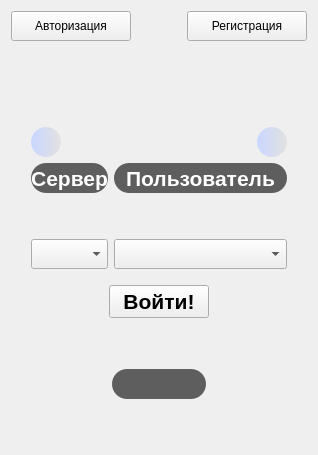
      <widget class="QWidget" name="page_2">
       <layout class="QGridLayout" name="gridLayout_4">
        <item row="5" column="0">
         <spacer name="verticalSpacer_14">
          <property name="orientation">
           <enum>Qt::Vertical</enum>
          </property>
          <property name="sizeHint" stdset="0">
           <size>
            <width>20</width>
            <height>40</height>
           </size>
          </property>
         </spacer>
        </item>
        <item row="6" column="1">
         <spacer name="verticalSpacer_13">
          <property name="orientation">
           <enum>Qt::Vertical</enum>
          </property>
          <property name="sizeHint" stdset="0">
           <size>
            <width>20</width>
            <height>40</height>
           </size>
          </property>
         </spacer>
        </item>
        <item row="5" column="2">
         <spacer name="verticalSpacer_15">
          <property name="orientation">
           <enum>Qt::Vertical</enum>
          </property>
          <property name="sizeHint" stdset="0">
           <size>
            <width>20</width>
            <height>40</height>
           </size>
          </property>
         </spacer>
        </item>
        <item row="5" column="1">
         <widget class="QLabel" name="label_6">
          <property name="minimumSize">
           <size>
            <width>0</width>
            <height>30</height>
           </size>
          </property>
          <property name="maximumSize">
           <size>
            <width>16777215</width>
            <height>30</height>
           </size>
          </property>
          <property name="styleSheet">
           <string notr="true">QLabel{
            color:  #A26060;
            border-radius: 15px;
            background: rgb(54, 54, 54, 200);}</string>
          </property>
          <property name="text">
           <string/>
          </property>
          <property name="alignment">
           <set>Qt::AlignCenter</set>
          </property>
         </widget>
        </item>
        <item row="0" column="0" colspan="3">
         <layout class="QHBoxLayout" name="horizontalLayout_2">
          <item>
           <widget class="QPushButton" name="pushButton_9">
            <property name="minimumSize">
             <size>
              <width>120</width>
              <height>30</height>
             </size>
            </property>
            <property name="text">
             <string>Авторизация</string>
            </property>
           </widget>
          </item>
          <item>
           <spacer name="horizontalSpacer_14">
            <property name="orientation">
             <enum>Qt::Horizontal</enum>
            </property>
            <property name="sizeHint" stdset="0">
             <size>
              <width>40</width>
              <height>20</height>
             </size>
            </property>
           </spacer>
          </item>
          <item>
           <widget class="QPushButton" name="pushButton_8">
            <property name="minimumSize">
             <size>
              <width>120</width>
              <height>30</height>
             </size>
            </property>
            <property name="text">
             <string>Регистрация</string>
            </property>
           </widget>
          </item>
         </layout>
        </item>
        <item row="4" column="1">
         <spacer name="verticalSpacer_12">
          <property name="orientation">
           <enum>Qt::Vertical</enum>
          </property>
          <property name="sizeHint" stdset="0">
           <size>
            <width>20</width>
            <height>40</height>
           </size>
          </property>
         </spacer>
        </item>
        <item row="1" column="1">
         <spacer name="verticalSpacer_8">
          <property name="orientation">
           <enum>Qt::Vertical</enum>
          </property>
          <property name="sizeHint" stdset="0">
           <size>
            <width>20</width>
            <height>40</height>
           </size>
          </property>
         </spacer>
        </item>
        <item row="2" column="1">
         <spacer name="verticalSpacer_9">
          <property name="orientation">
           <enum>Qt::Vertical</enum>
          </property>
          <property name="sizeHint" stdset="0">
           <size>
            <width>20</width>
            <height>40</height>
           </size>
          </property>
         </spacer>
        </item>
        <item row="3" column="0" colspan="3">
         <layout class="QGridLayout" name="gridLayout_5">
          <item row="8" column="1">
           <layout class="QHBoxLayout" name="horizontalLayout_5">
            <item>
             <spacer name="horizontalSpacer_8">
              <property name="orientation">
               <enum>Qt::Horizontal</enum>
              </property>
              <property name="sizeHint" stdset="0">
               <size>
                <width>40</width>
                <height>20</height>
               </size>
              </property>
             </spacer>
            </item>
            <item>
             <widget class="QPushButton" name="pushButton_5">
              <property name="minimumSize">
               <size>
                <width>100</width>
                <height>30</height>
               </size>
              </property>
              <property name="font">
               <font>
                <pointsize>16</pointsize>
                <weight>75</weight>
                <bold>true</bold>
               </font>
              </property>
              <property name="styleSheet">
               <string notr="true"/>
              </property>
              <property name="text">
               <string>Войти!</string>
              </property>
             </widget>
            </item>
            <item>
             <spacer name="horizontalSpacer_16">
              <property name="orientation">
               <enum>Qt::Horizontal</enum>
              </property>
              <property name="sizeHint" stdset="0">
               <size>
                <width>40</width>
                <height>20</height>
               </size>
              </property>
             </spacer>
            </item>
           </layout>
          </item>
          <item row="8" column="2">
           <spacer name="horizontalSpacer_7">
            <property name="orientation">
             <enum>Qt::Horizontal</enum>
            </property>
            <property name="sizeType">
             <enum>QSizePolicy::Fixed</enum>
            </property>
            <property name="sizeHint" stdset="0">
             <size>
              <width>20</width>
              <height>20</height>
             </size>
            </property>
           </spacer>
          </item>
          <item row="6" column="1">
           <layout class="QGridLayout" name="gridLayout_8">
            <item row="1" column="1">
             <widget class="QLabel" name="label_5">
              <property name="minimumSize">
               <size>
                <width>0</width>
                <height>30</height>
               </size>
              </property>
              <property name="font">
               <font>
                <pointsize>16</pointsize>
                <weight>75</weight>
                <bold>true</bold>
               </font>
              </property>
              <property name="styleSheet">
               <string notr="true">	border-radius: 15px;
	background: rgb(54, 54, 54, 200);
	color:  rgb(255, 255, 255);</string>
              </property>
              <property name="text">
               <string>  Пользователь  </string>
              </property>
              <property name="alignment">
               <set>Qt::AlignCenter</set>
              </property>
             </widget>
            </item>
            <item row="0" column="0" colspan="2">
             <layout class="QHBoxLayout" name="horizontalLayout_4">
              <item>
               <widget class="QPushButton" name="pushButton_3">
                <property name="minimumSize">
                 <size>
                  <width>30</width>
                  <height>30</height>
                 </size>
                </property>
                <property name="maximumSize">
                 <size>
                  <width>30</width>
                  <height>30</height>
                 </size>
                </property>
                <property name="styleSheet">
                 <string notr="true">QPushButton {
    background-color: qlineargradient(spread:pad, x1:0, y1:0, x2:1, y2:0, stop:0 #c9d6ff, stop:1 #e2e2e2);
    color: #1b1b1b;
    border: none;
    border-radius: 15px;
    text-align: center;
}
QPushButton:hover {
    background-color: qlineargradient(spread:pad, x1:0, y1:0, x2:1, y2:0, stop:0 #97A9E3, stop:1 #D2D2D2);
}
QPushButton:pressed {
    background-color: qlineargradient(spread:pad, x1:0, y1:0, x2:1, y2:0, stop:0 #7186CB, stop:1 #C0C0C0);
}</string>
                </property>
                <property name="text">
                 <string/>
                </property>
               </widget>
              </item>
              <item>
               <spacer name="horizontalSpacer_5">
                <property name="orientation">
                 <enum>Qt::Horizontal</enum>
                </property>
                <property name="sizeHint" stdset="0">
                 <size>
                  <width>40</width>
                  <height>20</height>
                 </size>
                </property>
               </spacer>
              </item>
              <item>
               <widget class="QPushButton" name="pushButton_4">
                <property name="minimumSize">
                 <size>
                  <width>30</width>
                  <height>30</height>
                 </size>
                </property>
                <property name="maximumSize">
                 <size>
                  <width>30</width>
                  <height>30</height>
                 </size>
                </property>
                <property name="styleSheet">
                 <string notr="true">QPushButton {
    background-color: qlineargradient(spread:pad, x1:0, y1:0, x2:1, y2:0, stop:0 #c9d6ff, stop:1 #e2e2e2);
    color: #1b1b1b;
    border: none;
    border-radius: 15px;
    text-align: center;
}
QPushButton:hover {
    background-color: qlineargradient(spread:pad, x1:0, y1:0, x2:1, y2:0, stop:0 #97A9E3, stop:1 #D2D2D2);
}
QPushButton:pressed {
    background-color: qlineargradient(spread:pad, x1:0, y1:0, x2:1, y2:0, stop:0 #7186CB, stop:1 #C0C0C0);
}</string>
                </property>
                <property name="text">
                 <string/>
                </property>
               </widget>
              </item>
             </layout>
            </item>
            <item row="3" column="0">
             <widget class="QComboBox" name="comboBox_2">
              <property name="minimumSize">
               <size>
                <width>0</width>
                <height>30</height>
               </size>
              </property>
             </widget>
            </item>
            <item row="2" column="1">
             <spacer name="verticalSpacer_10">
              <property name="orientation">
               <enum>Qt::Vertical</enum>
              </property>
              <property name="sizeHint" stdset="0">
               <size>
                <width>20</width>
                <height>40</height>
               </size>
              </property>
             </spacer>
            </item>
            <item row="1" column="0">
             <widget class="QLabel" name="label_11">
              <property name="minimumSize">
               <size>
                <width>0</width>
                <height>30</height>
               </size>
              </property>
              <property name="font">
               <font>
                <pointsize>16</pointsize>
                <weight>75</weight>
                <bold>true</bold>
               </font>
              </property>
              <property name="styleSheet">
               <string notr="true">	border-radius: 15px;
	background: rgb(54, 54, 54, 200);
	color:  rgb(255, 255, 255);</string>
              </property>
              <property name="text">
               <string>Сервер</string>
              </property>
              <property name="alignment">
               <set>Qt::AlignCenter</set>
              </property>
             </widget>
            </item>
            <item row="3" column="1">
             <widget class="QComboBox" name="comboBox">
              <property name="minimumSize">
               <size>
                <width>0</width>
                <height>30</height>
               </size>
              </property>
             </widget>
            </item>
           </layout>
          </item>
          <item row="6" column="0">
           <spacer name="horizontalSpacer_6">
            <property name="orientation">
             <enum>Qt::Horizontal</enum>
            </property>
            <property name="sizeType">
             <enum>QSizePolicy::Fixed</enum>
            </property>
            <property name="sizeHint" stdset="0">
             <size>
              <width>20</width>
              <height>20</height>
             </size>
            </property>
           </spacer>
          </item>
          <item row="7" column="1">
           <spacer name="verticalSpacer_3">
            <property name="orientation">
             <enum>Qt::Vertical</enum>
            </property>
            <property name="sizeHint" stdset="0">
             <size>
              <width>20</width>
              <height>10</height>
             </size>
            </property>
           </spacer>
          </item>
         </layout>
        </item>
       </layout>
      </widget>
